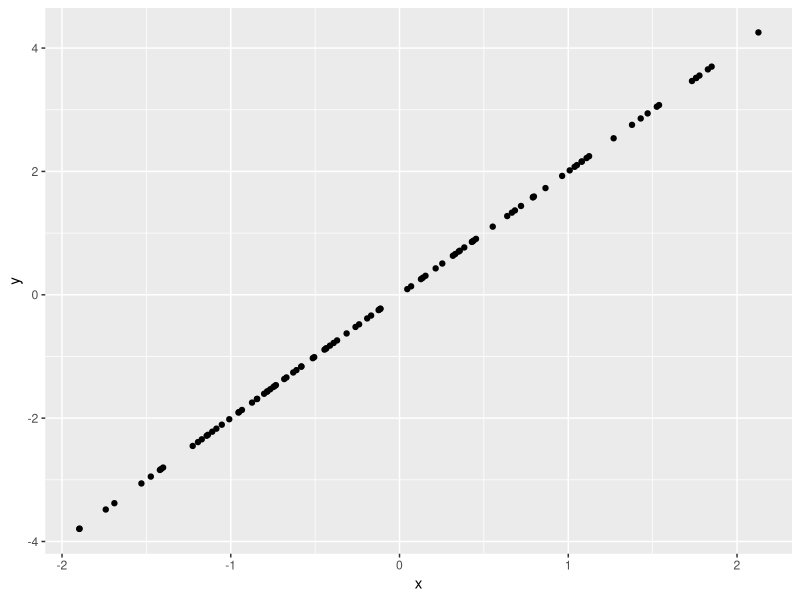

The R script that drew this image:
## ---- chunk 1
library(tidyverse)

hw1_df = tibble(
  samp = rnorm(10),
  vec_logical = ifelse(samp > 0, TRUE, FALSE),
  vec_char = rep(c("New York", "Chicago", "Los Angeles"), length.out = 10),
  vec_factor = factor(rep(c("East Coast", "Midwest", "West Coast"), length.out = 10))
)

hw1_df

mean(hw1_df$samp)
mean(hw1_df$vec_logical)
mean(hw1_df$vec_char)
mean(hw1_df$vec_factor)
## ---- chunk 2
plot_df = tibble(
  x = rnorm(100),
  y = 2*x
)

ggplot(plot_df, aes(x = x, y = y)) + geom_point()
